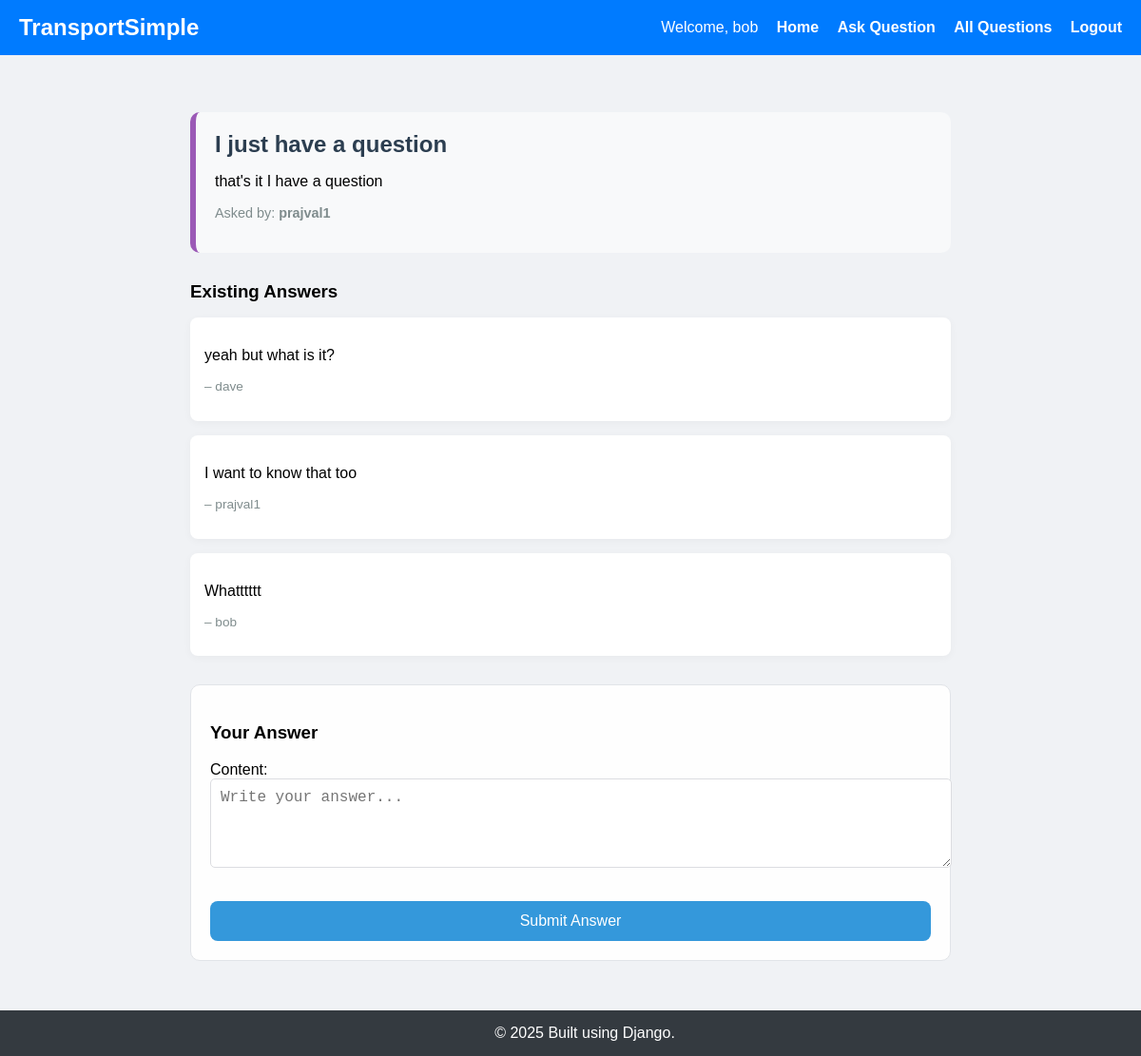
The app's page /forum/questions/9/i-just-have-a-question/answer/ (signed in) with its own data.
### forum/models.py (models this page shows, shortened)
class Question(models.Model):
    user = models.ForeignKey(User, on_delete=models.CASCADE, related_name='questions')
    title = models.CharField(max_length=255)
    description = models.TextField(blank=True, null=True)
    created_at = models.DateTimeField(auto_now_add=True)
    slug = models.SlugField(max_length=255, unique=True, blank=True)

class Answer(models.Model):
    question = models.ForeignKey(Question, on_delete=models.CASCADE, related_name='answers')
    user = models.ForeignKey(User, on_delete=models.CASCADE, related_name='answers')
    content = models.TextField()
    created_at = models.DateTimeField(auto_now_add=True)

### forum/views.py (the view)
# urls.py: path('questions/<int:pk>/<slug:slug>/answer/', views.answer_question_view, name='answer_question'),
@login_required
def answer_question_view(request, pk, slug):
    if not request.user.is_authenticated:
        return redirect('authentication:login')
    question = get_object_or_404(Question, pk=pk, slug=slug)
    if request.method == 'POST':
        form = AnswerForm(request.POST)
        if form.is_valid():
            answer = form.save(commit=False)
            answer.user = request.user
            answer.question = question
            answer.save()
            return redirect('forum:question_detail', pk=pk, slug=slug)
    else:
        form = AnswerForm()
    return render(request, 'answer_question.html', {'form': form, 'question': question})

### forum/forms.py
class AnswerForm(forms.ModelForm):
    class Meta:
        model = Answer
        fields = ['content']
        widgets = {
            'content': forms.Textarea(attrs={'placeholder': 'Write your answer...', 'class': 'form-control', 'rows': 4}),
        }

### forum/templates/answer_question.html (shortened to what this page needs)
{% extends 'base.html' %}
{% block content %}
<div class="answer-page">
  <div class="question-box">
    <h2>{{ question.title }}</h2>
    <p>{{ question.description }}</p>
    <p class="asked-by">Asked by: <b>{{ question.user.username }}</b></p>
  </div>
  {% if question.answers.exists %}
  <div class="existing-answers">
    <h3>Existing Answers</h3>
    <ul>
      {% for ans in question.answers.all %}
      <li>
        <p>{{ ans.content }}</p>
        <p class="answered-by">– {{ ans.user.username }}</p>
      </li>
      {% endfor %}
    </ul>
  </div>
  {% endif %}
  <div class="answer-form-section">
    <h3>Your Answer</h3>
    <form method="POST" class="answer-form">
      {{ form.as_p }}
      <button type="submit" class="submit-btn">Submit Answer</button>
    </form>
  </div>
</div>
{% endblock %}

### authentication/templates/base.html (shortened to what this page needs)
{% load static %}
<!DOCTYPE html>
<html>
  <head>
    <link rel="stylesheet" href="{% static 'css/theme.css' %}" />
    <link rel="stylesheet" href="{% static 'css/auth.css' %}" />
    <link rel="stylesheet" href="{% static 'css/forum.css' %}" />
  </head>
  <body>
    <header>
      <h1>TransportSimple</h1>
      <nav>
        {% if user.is_authenticated %} Welcome, {{ request.user.username }}
        <a href="{% url 'authentication:dashboard' %}">Home</a>
        <a href="{% url 'forum:ask_question' %}">Ask Question</a>
        <a href="{% url 'forum:question_list' %}">All Questions</a>
        <a href="{% url 'authentication:logout' %}">Logout</a>
        {% else %}
        <a href="{% url 'authentication:dashboard' %}">Home</a>
        <a href="{% url 'authentication:login' %}">Login</a>
        <a href="{% url 'authentication:register' %}">Register</a>
        {% endif %}
      </nav>
    </header>
    <div class="content">{% block content %}{% endblock %}</div>
    <footer>&copy; 2025 Built using Django.</footer>
  </body>
</html>

### authentication/static/css/theme.css (style rules this page uses)
body { margin: 0; font-family: Arial, sans-serif; background: #f0f2f5; }
header { background-color: #007bff; color: white; padding: 15px 20px; display: flex; justify-content: space-between; align-items: center; }
header h1 { margin: 0; font-size: 24px; }
header nav a { color: white; margin-left: 15px; text-decoration: none; font-weight: bold; }
footer { background-color: #343a40; color: white; text-align: center; padding: 15px; position: fixed; width: 100%; bottom: 0; }
.content { padding: 40px 20px 80px; min-height: 80vh; }
h1 { margin-bottom: 20px; }
h2 { margin: 0; }
a { text-align: center; color: #007bff; }
button { width: 100%; padding: 10px; background: #007bff; border: none; color: white; border-radius: 5px; cursor: pointer; }

### forum/static/css/forum.css (style rules this page uses)
.submit-btn { background-color: #3498db; color: #fff; padding: 12px 24px; border: none; border-radius: 8px; font-size: 16px; cursor: pointer; display: block; margin: 0 auto; transition: background-color 0.3s ease; }
.answer-page { max-width: 800px; margin: auto; padding: 20px; }
.question-box { background-color: #f5f7fa; border-left: 6px solid #3498db; padding: 20px; border-radius: 10px; margin-bottom: 30px; }
.question-box h2 { margin-bottom: 10px; color: #2c3e50; }
.asked-by { font-size: 0.9rem; color: #7f8c8d; margin-top: 10px; }
.existing-answers { margin-bottom: 30px; }
.existing-answers h3 { margin-bottom: 15px; }
.existing-answers ul { list-style: none; padding-left: 0; }
.existing-answers li { background-color: #ffffff; padding: 15px; border-radius: 8px; box-shadow: 0 2px 8px rgba(0, 0, 0, 0.04); margin-bottom: 15px; }
.answered-by { font-size: 0.85rem; color: #7f8c8d; margin-top: 8px; }
.answer-form-section { background: #fefefe; padding: 20px; border-radius: 10px; border: 1px solid #e1e4e8; }
.answer-form .form-control, .answer-form textarea { width: 100%; padding: 10px; font-size: 1rem; margin-bottom: 15px; border: 1px solid #dcdde1; border-radius: 5px; }
.question-box { background-color: #f8f9fa; border-left: 6px solid #9b59b6; padding: 20px; border-radius: 10px; margin-bottom: 30px; }
.question-box h2 { color: #2c3e50; }
.asked-by { font-size: 0.9rem; color: #7f8c8d; }

### records on screen
Question: title "I just have a question", description "that's it I have a question", user.username "prajval1"
Answer: content "yeah but what is it?", user.username "dave"
Answer: content "I want to know that too", user.username "prajval1"
Answer: content "Whatttttt", user.username "bob"

### other values on screen
{{ request.user.username }} "bob"
